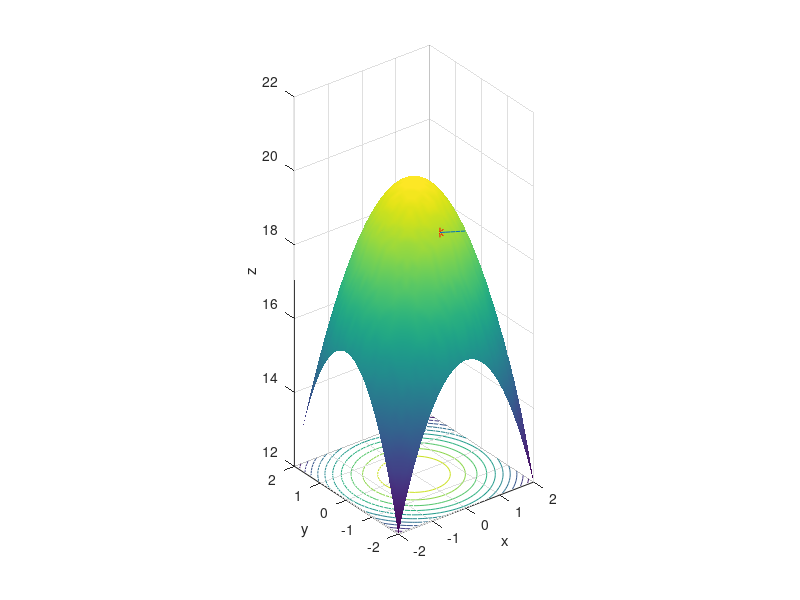

This figure's MATLAB source:
clear
x = -2:0.1:2;
y = -2:0.1:2;
#h - что-то очень маленькое
h = 10^(-8);
#точка в которой вектор нормали
x0 = 0;
y0 = -1;
#параметр
t = -1:0.1:0;
[x1, y1] = meshgrid(x,y);

z = 20 - x1.^2 - y1.^2;
surfc(x1,y1,z);
shading interp;

z0 = 20 - x0^2 - y0^2;
#определение производной
dx = ((20 - (x0 + h).^2 - y0.^2 - z0) - (20 - x0.^2 - y0.^2 - z0))./h;
dy = ((20 - (y0 + h).^2 - x0.^2 - z0) - (20 - x0.^2 - y0.^2 - z0))./h;
dz = ((20 - x0.^2 - y0.^2 - (z0 + h)) - (20 - x0.^2 - y0.^2 - z0))./h;
hold on;
#уравнивание осей
axis equal;
#параметриация
x2 = x0 + t*dx;
y2 = y0 + t*dy;
z2 = z0 + t*dz;
plot3(x2,y2,z2);
plot3(x0, y0,z0, 'r*', 'markersize', 7)
xlabel("x");
ylabel("y");
zlabel("z");
hold off
